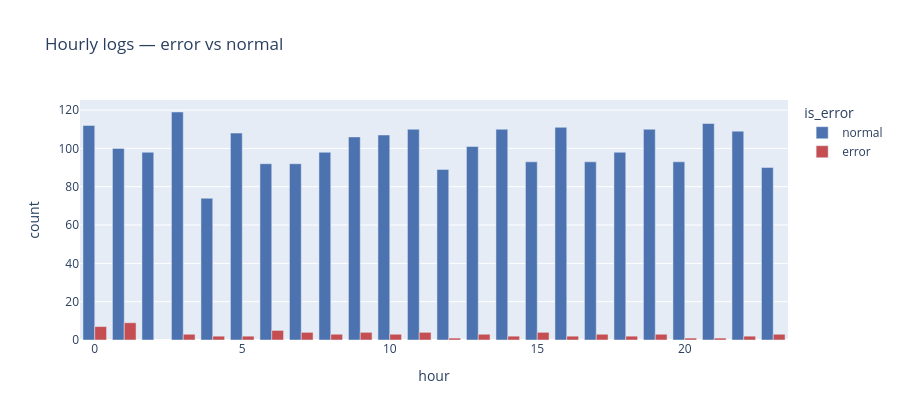

The notebook cell saved with this chart:
### Code cell
# 시나리오 4 — 전달용 인터랙티브 차트
err_hour = (logs_clean.groupby(["hour", "is_error"]).size()
            .reset_index(name="count"))
err_hour["is_error"] = err_hour["is_error"].map({0: "normal", 1: "error"})

fig = px.bar(err_hour, x="hour", y="count", color="is_error",
             barmode="group", title="Hourly logs — error vs normal",
             color_discrete_map={"normal": "#4C72B0", "error": "#C44E52"})
fig.update_layout(width=900, height=420)
fig.show()

### Figure 1 — Plotly figure (JSON) as saved in the notebook; plotly's stock layout.template omitted (floating-point values rounded to 4 significant figures)
{"data": [{"alignmentgroup": "True", "hovertemplate": "is_error=normal<br>hour=%{x}<br>count=%{y}<extra></extra>", "legendgroup": "normal", "marker": {"color": "#4C72B0", "pattern": {"shape": ""}}, "name": "normal", "offsetgroup": "normal", "orientation": "v", "showlegend": true, "textposition": "auto", "type": "bar", "x": [0, 1, 2, 3, 4, 5, 6, 7, 8, 9, 10, 11, 12, 13, 14, 15, 16, 17, 18, 19, 20, 21, 22, 23], "xaxis": "x", "y": [112, 100, 98, 119, 74, 108, 92, 92, 98, 106, 107, 110, 89, 101, 110, 93, 111, 93, 98, 110, 93, 113, 109, 90], "yaxis": "y"}, {"alignmentgroup": "True", "hovertemplate": "is_error=error<br>hour=%{x}<br>count=%{y}<extra></extra>", "legendgroup": "error", "marker": {"color": "#C44E52", "pattern": {"shape": ""}}, "name": "error", "offsetgroup": "error", "orientation": "v", "showlegend": true, "textposition": "auto", "type": "bar", "x": [0, 1, 3, 4, 5, 6, 7, 8, 9, 10, 11, 12, 13, 14, 15, 16, 17, 18, 19, 20, 21, 22, 23], "xaxis": "x", "y": [7, 9, 3, 2, 2, 5, 4, 3, 4, 3, 4, 1, 3, 2, 4, 2, 3, 2, 3, 1, 1, 2, 3], "yaxis": "y"}], "layout": {"barmode": "group", "height": 420, "legend": {"title": {"text": "is_error"}, "tracegroupgap": 0}, "title": {"text": "Hourly logs — error vs normal"}, "width": 900, "xaxis": {"anchor": "y", "domain": [0, 1], "title": {"text": "hour"}}, "yaxis": {"anchor": "x", "domain": [0, 1], "title": {"text": "count"}}}}
